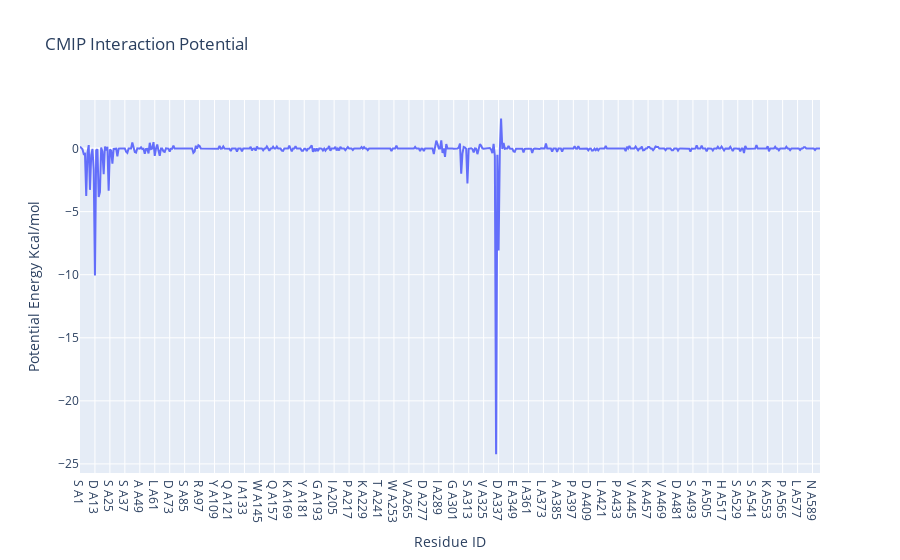

Write notebook code for a chart like this one.
### Markdown cell above
<a id="plotRBD_residues"></a>
### Interaction energy by residue
Visualizing the **interaction potential energies** computed by **CMIP**. The plot shows **interactions energies** (in kcal/mol, Y axis) for **each of the residues** (computed summing the contributions of all atoms included in the residue) of the **hACE2 protein** (X axis).

### Code cell
import plotly
import plotly.graph_objs as go
from biobb_cmip.utils.representation import get_energies_byres


res_list, energy_dict = get_energies_byres(hACE2_byat_out, cutoff=55)

plotly.offline.init_notebook_mode(connected=True)

fig = {"data": [go.Scatter(x=res_list, y=energy_dict['ES&VDW'])],
       "layout": go.Layout(title="CMIP Interaction Potential", 
                           xaxis=dict(title = "Residue ID"), 
                           yaxis=dict(title = "Potential Energy Kcal/mol"))}

plotly.offline.iplot(fig)

energy_cutoff = -1.5
identified_residues = [res_list[energy_dict['ES&VDW'].index(item)] 
                       for item in energy_dict['ES&VDW'] if item < energy_cutoff]
identified_residues_ngl = str([int(re.sub(r'[A-Z]+', '', item)) for item in identified_residues]).replace(',','')

### Figure 1 — Plotly figure (JSON) as saved in the notebook; plotly's stock layout.template omitted (floating-point values rounded to 4 significant figures; data arrays with more than 128 entries replaced by an {"elided": "..."} marker saying what was removed)
{"data": [{"type": "scatter", "x": {"elided": "595 str values"}, "y": {"elided": "595 float values"}}], "layout": {"title": {"text": "CMIP Interaction Potential"}, "xaxis": {"title": {"text": "Residue ID"}}, "yaxis": {"title": {"text": "Potential Energy Kcal/mol"}}}}
